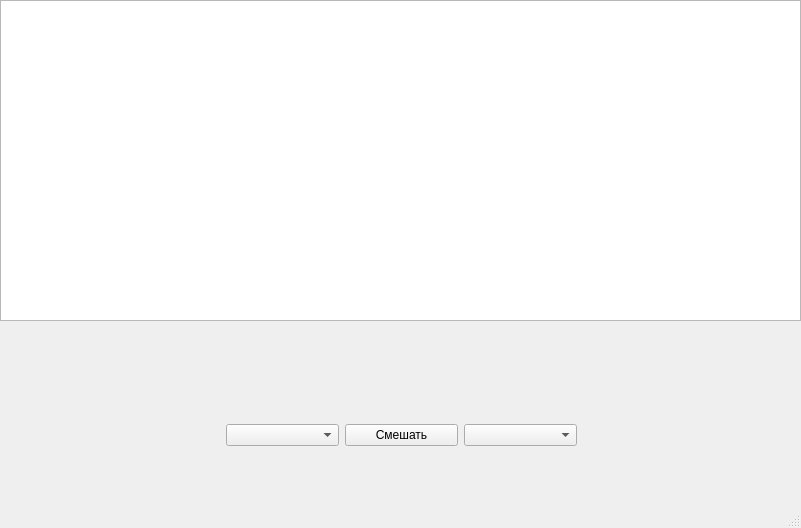
<?xml version="1.0" encoding="UTF-8"?>
<ui version="4.0">
 <class>MainWindow</class>
 <widget class="QMainWindow" name="MainWindow">
  <property name="geometry">
   <rect>
    <x>0</x>
    <y>0</y>
    <width>801</width>
    <height>528</height>
   </rect>
  </property>
  <property name="windowTitle">
   <string>MainWindow</string>
  </property>
  <widget class="QWidget" name="centralwidget">
   <widget class="QTextEdit" name="textEdit">
    <property name="geometry">
     <rect>
      <x>0</x>
      <y>0</y>
      <width>801</width>
      <height>321</height>
     </rect>
    </property>
   </widget>
   <widget class="QWidget" name="layoutWidget">
    <property name="geometry">
     <rect>
      <x>226</x>
      <y>390</y>
      <width>351</width>
      <height>91</height>
     </rect>
    </property>
    <layout class="QHBoxLayout" name="horizontalLayout">
     <item>
      <widget class="QComboBox" name="comboA"/>
     </item>
     <item>
      <widget class="QPushButton" name="combineButton">
       <property name="text">
        <string>Смешать</string>
       </property>
      </widget>
     </item>
     <item>
      <widget class="QComboBox" name="comboB"/>
     </item>
    </layout>
   </widget>
  </widget>
  <widget class="QMenuBar" name="menubar">
   <property name="geometry">
    <rect>
     <x>0</x>
     <y>0</y>
     <width>801</width>
     <height>22</height>
    </rect>
   </property>
  </widget>
  <widget class="QStatusBar" name="statusbar"/>
 </widget>
 <resources/>
 <connections/>
</ui>
